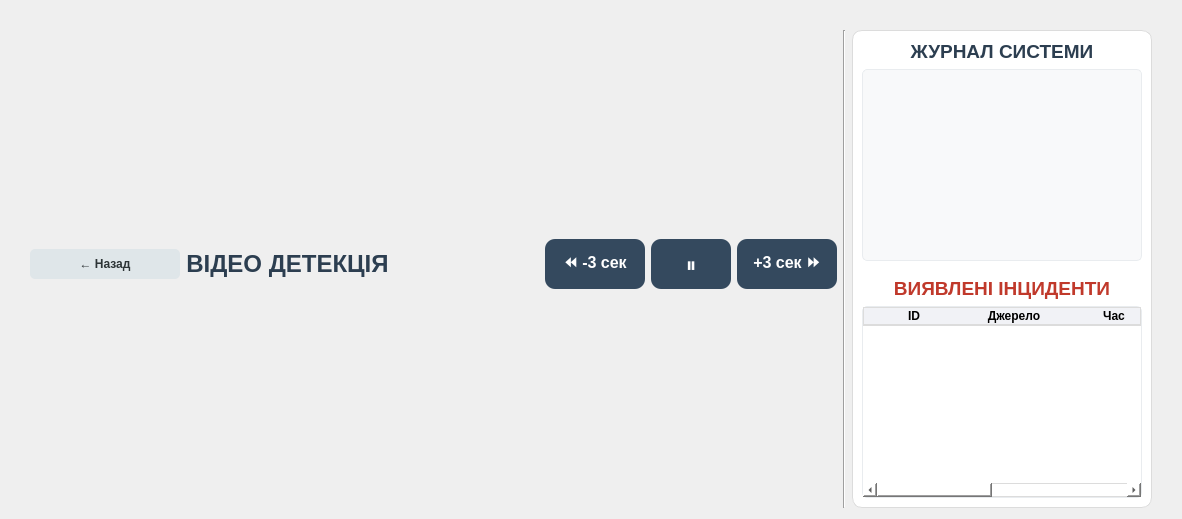
      <widget class="QWidget" name="page_video_analysis">
       <layout class="QHBoxLayout" name="layout_video_page" stretch="0,0,0">
        <property name="leftMargin">
         <number>30</number>
        </property>
        <property name="topMargin">
         <number>30</number>
        </property>
        <property name="rightMargin">
         <number>30</number>
        </property>
        <item>
         <layout class="QVBoxLayout" name="layout_video_player_area">
          <item>
           <layout class="QHBoxLayout" name="header_video">
            <property name="bottomMargin">
             <number>10</number>
            </property>
            <item>
             <widget class="QPushButton" name="btn_back_video">
              <property name="minimumSize">
               <size>
                <width>150</width>
                <height>30</height>
               </size>
              </property>
              <property name="font">
               <font>
                <family>Arial</family>
                <bold>true</bold>
               </font>
              </property>
              <property name="styleSheet">
               <string>QPushButton { background-color: #dfe6e9; border-radius: 5px; color: #2d3436; font-weight: bold; } QPushButton:hover { background-color: #b2bec3; }</string>
              </property>
              <property name="text">
               <string>← Назад</string>
              </property>
             </widget>
            </item>
            <item>
             <widget class="QLabel" name="lbl_vid_head">
              <property name="font">
               <font>
                <family>Arial</family>
                <pointsize>18</pointsize>
                <bold>true</bold>
               </font>
              </property>
              <property name="styleSheet">
               <string>color: #2c3e50;</string>
              </property>
              <property name="text">
               <string>ВІДЕО ДЕТЕКЦІЯ</string>
              </property>
              <property name="alignment">
               <set>Qt::AlignmentFlag::AlignCenter</set>
              </property>
             </widget>
            </item>
            <item>
             <spacer name="hs_v">
              <property name="orientation">
               <enum>Qt::Orientation::Horizontal</enum>
              </property>
              <property name="sizeHint" stdset="0">
               <size>
                <width>150</width>
                <height>0</height>
               </size>
              </property>
             </spacer>
            </item>
            <item>
             <widget class="QPushButton" name="btn_vid_seek_back">
              <property name="minimumSize">
               <size>
                <width>100</width>
                <height>50</height>
               </size>
              </property>
              <property name="font">
               <font>
                <family>Arial</family>
                <pointsize>12</pointsize>
                <bold>true</bold>
               </font>
              </property>
              <property name="styleSheet">
               <string>QPushButton { background-color: #34495e; color: white; border-radius: 10px; } QPushButton:hover { background-color: #2c3e50; }</string>
              </property>
              <property name="text">
               <string>⏪ -3 сек</string>
              </property>
             </widget>
            </item>
            <item>
             <widget class="QPushButton" name="btn_vid_play_pause">
              <property name="minimumSize">
               <size>
                <width>80</width>
                <height>50</height>
               </size>
              </property>
              <property name="font">
               <font>
                <family>Arial</family>
                <pointsize>16</pointsize>
               </font>
              </property>
              <property name="styleSheet">
               <string>QPushButton { background-color: #34495e; color: white; border-radius: 10px; }  QPushButton:hover { background-color: #2c3e50; }</string>
              </property>
              <property name="text">
               <string>⏸️</string>
              </property>
             </widget>
            </item>
            <item>
             <widget class="QPushButton" name="btn_vid_seek_fwd">
              <property name="minimumSize">
               <size>
                <width>100</width>
                <height>50</height>
               </size>
              </property>
              <property name="font">
               <font>
                <family>Arial</family>
                <pointsize>12</pointsize>
                <bold>true</bold>
               </font>
              </property>
              <property name="styleSheet">
               <string>QPushButton { background-color: #34495e; color: white; border-radius: 10px; } QPushButton:hover { background-color: #2c3e50; }</string>
              </property>
              <property name="text">
               <string>+3 сек ⏩</string>
              </property>
             </widget>
            </item>
           </layout>
          </item>
          <item>
           <layout class="QGridLayout" name="grid_layout_video">
            <property name="spacing">
             <number>10</number>
            </property>
           </layout>
          </item>
         </layout>
        </item>
        <item>
         <widget class="Line" name="line_video_sep">
          <property name="styleSheet">
           <string>color: #dcdcdc;</string>
          </property>
          <property name="orientation">
           <enum>Qt::Orientation::Vertical</enum>
          </property>
         </widget>
        </item>
        <item>
         <widget class="QFrame" name="frame_video_logs">
          <property name="sizePolicy">
           <sizepolicy hsizetype="Preferred" vsizetype="Expanding">
            <horstretch>1</horstretch>
            <verstretch>0</verstretch>
           </sizepolicy>
          </property>
          <property name="minimumSize">
           <size>
            <width>300</width>
            <height>0</height>
           </size>
          </property>
          <property name="maximumSize">
           <size>
            <width>400</width>
            <height>16777215</height>
           </size>
          </property>
          <property name="styleSheet">
           <string>background-color: #ffffff; border-radius: 10px; border: 1px solid #dcdcdc;</string>
          </property>
          <layout class="QVBoxLayout" name="layout_video_logs_inner">
           <item>
            <widget class="QLabel" name="lbl_vid_log_title">
             <property name="font">
              <font>
               <family>Arial</family>
               <pointsize>14</pointsize>
               <bold>true</bold>
              </font>
             </property>
             <property name="styleSheet">
              <string>color: #2c3e50; border: none;</string>
             </property>
             <property name="text">
              <string>ЖУРНАЛ СИСТЕМИ</string>
             </property>
             <property name="alignment">
              <set>Qt::AlignmentFlag::AlignCenter</set>
             </property>
            </widget>
           </item>
           <item>
            <widget class="QTextBrowser" name="textBrowser_video_logs">
             <property name="styleSheet">
              <string>background-color: #f8f9fa; border: 1px solid #e9ecef; border-radius: 5px; color: #34495e; font-family: &quot;Consolas&quot;; font-size: 10pt; padding: 5px;</string>
             </property>
            </widget>
           </item>
           <item>
            <widget class="QLabel" name="lbl_vid_incidents_title">
             <property name="font">
              <font>
               <family>Arial</family>
               <pointsize>14</pointsize>
               <bold>true</bold>
              </font>
             </property>
             <property name="styleSheet">
              <string>color: #c0392b; border: none; margin-top: 10px;</string>
             </property>
             <property name="text">
              <string>ВИЯВЛЕНІ ІНЦИДЕНТИ</string>
             </property>
             <property name="alignment">
              <set>Qt::AlignmentFlag::AlignCenter</set>
             </property>
            </widget>
           </item>
           <item>
            <widget class="QTableWidget" name="table_video_incidents">
             <property name="styleSheet">
              <string>QTableWidget { background-color: #fff; border: 1px solid #e9ecef; border-radius: 5px; color: #2c3e50; } QHeaderView::section { background-color: #f1f2f6; font-weight: bold; border: none; border-bottom: 1px solid #dcdcdc; }</string>
             </property>
             <property name="selectionBehavior">
              <enum>QAbstractItemView::SelectionBehavior::SelectRows</enum>
             </property>
             <property name="horizontalScrollMode">
              <enum>QAbstractItemView::ScrollMode::ScrollPerPixel</enum>
             </property>
             <column>
              <property name="text">
               <string>ID</string>
              </property>
             </column>
             <column>
              <property name="text">
               <string>Джерело</string>
              </property>
             </column>
             <column>
              <property name="text">
               <string>Час</string>
              </property>
             </column>
             <column>
              <property name="text">
               <string>Впевненість</string>
              </property>
             </column>
             <column>
              <property name="text">
               <string>Оператор</string>
              </property>
             </column>
             <column>
              <property name="text">
               <string>Дії</string>
              </property>
             </column>
            </widget>
           </item>
          </layout>
         </widget>
        </item>
       </layout>
      </widget>
